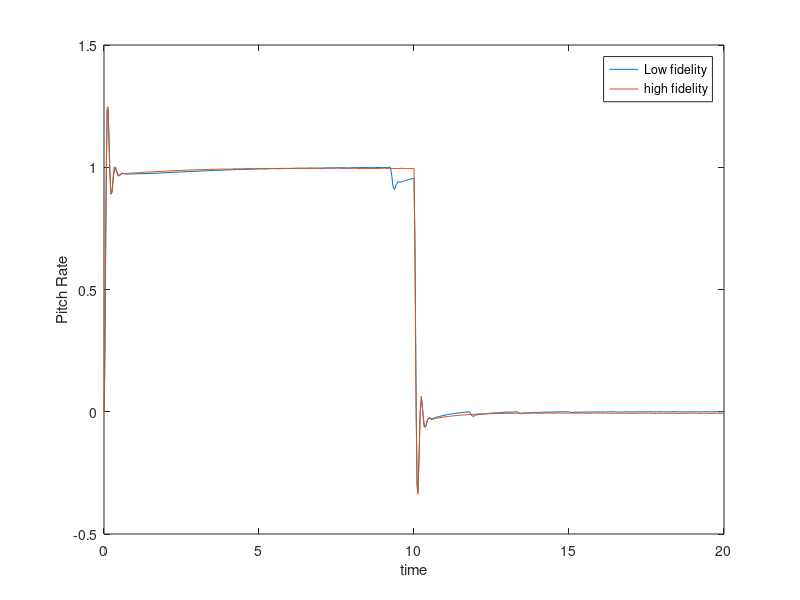

Source code (MATLAB):
clc
clear

load('design_variable2.2.mat')
load('test_variable2.3.mat')

plot(DesignTime,DesignElevator);
hold on
plot(TestTime,TestElevator);
xlabel("time");
ylabel("Elevator");
legend("Low fidelity","high fidelity");
hold off

plot(DesignTime,DesignPitchAngle);
hold on
plot(TestTime,TestPitchAngle);
xlabel("time");
ylabel("Pitch Angle");
legend("Low fidelity","high fidelity");
hold off

plot(DesignTime,DesignPitchRate);
hold on
plot(TestTime,TestPitchRate);
xlabel("time");
ylabel("Pitch Rate");
legend("Low fidelity","high fidelity");
hold off
